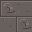

This game map was drawn from its Tiled (.tmx) file and the tilesets committed beside it. A one-line description and the full map source follow:
An orthogonal 1x1 tile map with 32x32 px tiles, 1 tile layer (Assembly), 3 tilesets.

<map version="1.10" orientation="orthogonal" renderorder="right-down" width="1" height="1" tilewidth="32" tileheight="32" infinite="0" nextlayerid="2" nextobjectid="1">
  <tileset firstgid="1" source="../floors.tsx" />
  <tileset firstgid="321" source="../walls.tsx" />
  <tileset firstgid="961" source="../architecture.tsx" />
  <layer id="1" name="Assembly" width="1" height="1">
    <data encoding="csv">
103
</data>
  </layer>
</map>
